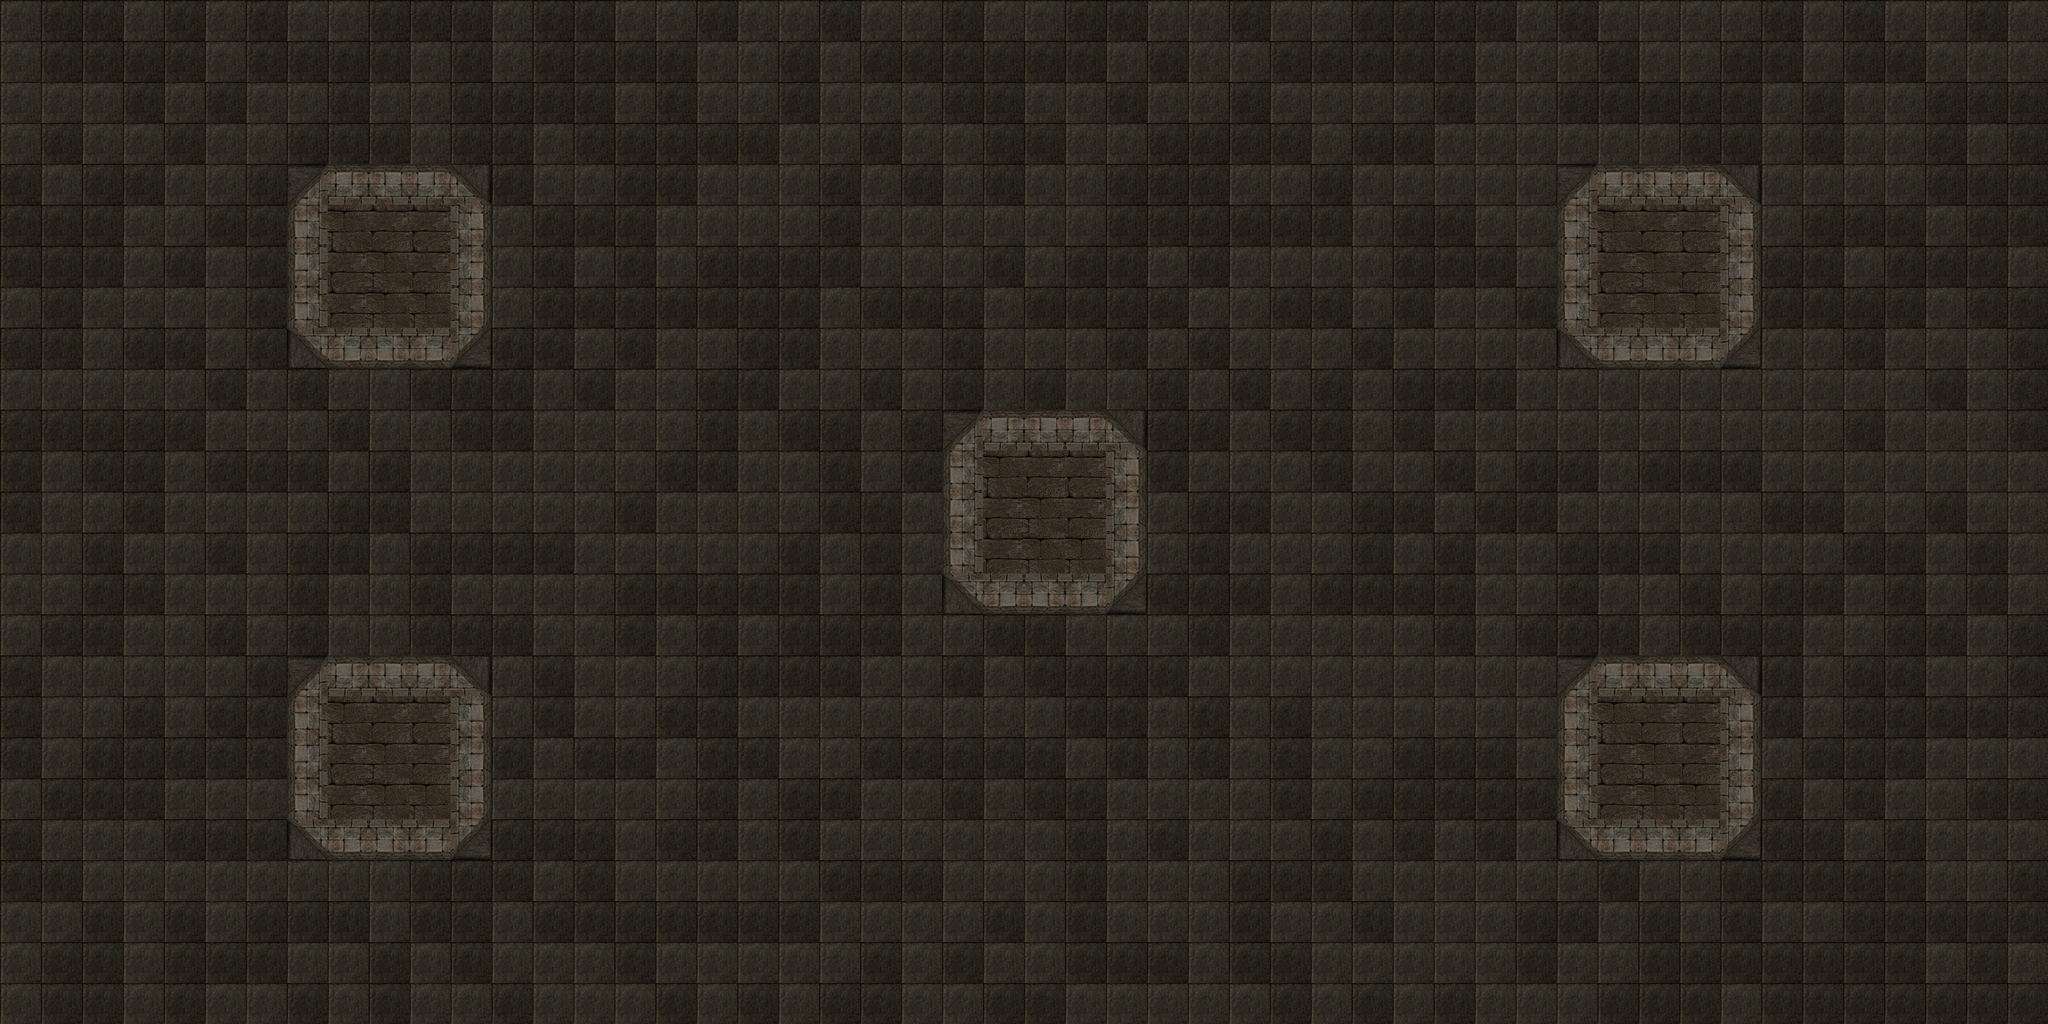

A 2D game scene composited from a Tiled map and its tileset images. What follows is a short description and the map's XML, with each tile layer's data collapsed to a summary:
An orthogonal 50x25 tile map with 64x64 px tiles, 2 tile layers (floor, columns), 2 tilesets.

<map version="1.0" orientation="orthogonal" renderorder="right-down" width="50" height="25" tilewidth="64" tileheight="64" nextobjectid="1">
 <tileset firstgid="1" name="columns" tilewidth="64" tileheight="64" tilecount="6">
  <tile id="0">
   <image width="64" height="64" source="tilesets/columns/tiles/column_border_side.bmp" />
  </tile>
  <tile id="1">
   <image width="64" height="64" source="tilesets/columns/tiles/column_border_center.bmp" />
  </tile>
  <tile id="2">
   <image width="64" height="64" source="tilesets/columns/tiles/column_border_side.bmp" />
  </tile>
  <tile id="3">
   <image width="64" height="64" source="tilesets/columns/tiles/column_corner.bmp" />
  </tile>
  <tile id="4">
   <image width="64" height="64" source="tilesets/columns/tiles/column_inside_1.bmp" />
  </tile>
  <tile id="5">
   <image width="64" height="64" source="tilesets/columns/tiles/column_inside_2.bmp" />
  </tile>
 </tileset>
 <tileset firstgid="7" name="dark_floor" tilewidth="64" tileheight="64" tilecount="2">
  <tile id="0">
   <image width="64" height="64" source="tilesets/dark_floor/tiles/dark_floor_1.bmp" />
  </tile>
  <tile id="1">
   <image width="64" height="64" source="tilesets/dark_floor/tiles/dark_floor_2.bmp" />
  </tile>
 </tileset>
 <layer name="floor" width="50" height="25">
  <data>[1250 cells, 1250 non-empty, 2 distinct tile ids]</data>
 </layer>
 <layer name="columns" width="50" height="25">
  <data>[1250 cells, 125 non-empty, 6 distinct tile ids]</data>
 </layer>
</map>
